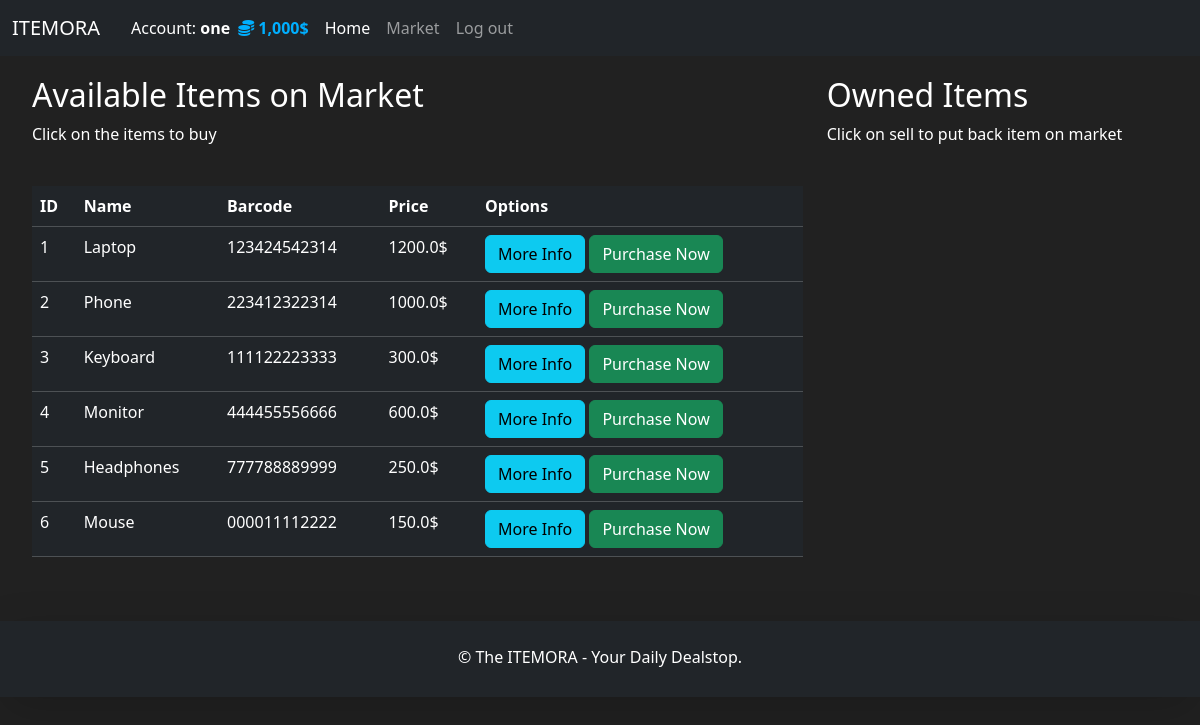
Page /market (signed in) on the committed database.
### shop/models.py (models this page shows, shortened)
class User(db.Model, UserMixin):
    __tablename__ = 'users'
    id = db.Column(db.Integer, primary_key=True)
    username = db.Column(db.String(20), unique=True, nullable=False, index=True)
    email_address = db.Column(db.String(120), unique=True, nullable=False, index=True)
    password_hash = db.Column(db.String(60), nullable=False)
    budget = db.Column(db.Integer, nullable=False, default=1000)
    items = db.relationship('Item', backref='users', lazy=True)
    @property
    def prettier_budget(self):
        if len(str(self.budget)) >= 4:
            return f"{self.budget:,}$"
        return f"{self.budget}$"
    @property
    def password(self):
        raise AttributeError("Password is write-only.")

class Item(db.Model):
    __tablename__ = 'items'
    id = db.Column(db.Integer, primary_key=True)
    name = db.Column(db.String(32), nullable=False, unique=True)
    price = db.Column(db.Float, nullable=False)
    barcode = db.Column(db.String(12), nullable=False, unique=True)
    description = db.Column(db.Text, nullable=False, default='No description provided')
    owner = db.Column(db.Integer, db.ForeignKey('users.id'))

### shop/routes.py (the view, shortened to what this page needs)
@main.route('/market', methods=['GET', 'POST'])
@login_required
def market_page():
    purchase_form = PurchaseItemForm()
    selling_form = SellItemForm()
    items = Item.query.filter_by(owner=None).all()
    owned_items = Item.query.filter_by(owner=current_user.id).all()
    return render_template('market.html', items=items, purchase_form=purchase_form, owned_items=owned_items, selling_form=selling_form)

### shop/models.py (called while the page is built)
@login_manager.user_loader
def load_user(user_id):
    return User.query.get(int(user_id))

### shop/templates/market.html (shortened to what this page needs)
{% extends 'base.html'%}
{% block content %}
    <div class="row" style="margin-top: 20px; margin-left: 20px">
        <div class="col-8">
            <h2>Available Items on Market</h2>
            <p>Click on the items to buy</p>
            <br>
            <table class="table table-hover table-dark">
              <thead>
                <tr>
                  <th scope="col">ID</th>
                  <th scope="col">Name</th>
                  <th scope="col">Barcode</th>
                  <th scope="col">Price</th>
                  <th scope="col">Options</th>
                </tr>
              </thead>
              <tbody>
                {% for item in items %}
                    <tr>
                        <td>{{item.id}}</td>
                        <td>{{item.name}}</td>
                        <td>{{item.barcode}}</td>
                        <td>{{item.price}}$</td>
                        <td>
                            <button class="btn btn-outline btn-info" data-bs-toggle="modal" data-bs-target="#item-info-{{item.id}}">More Info</button>
                            <button class="btn btn-outline btn-success" data-bs-toggle="modal" data-bs-target="#purchase-info-{{item.id}}">Purchase Now</button>
                        </td>
                    </tr>
                {% endfor %}
              </tbody>
            </table>
        </div>
        <div class="col-4">
            <h2>Owned Items</h2>
            <p>Click on sell to put back item on market</p>
            <br>
        </div>
    </div>
{% endblock %}

### shop/templates/base.html (shortened to what this page needs)
<!doctype html>
<html lang="en">
  <head>
    <link href="https://cdn.jsdelivr.net/npm/bootstrap@5.3.5/dist/css/bootstrap.min.css" rel="stylesheet">
    <link rel="stylesheet" href="https://cdnjs.cloudflare.com/ajax/libs/font-awesome/6.5.0/css/all.min.css" />
  </head>
  <body>
    <nav class="navbar navbar-expand-lg navbar-dark bg-dark">
      <div class="container-fluid d-flex align-items-center justify-content-between">
        <div class="d-flex align-items-center">
          <a class="navbar-brand me-3" href="{{url_for('main.home_page')}}">ITEMORA</a>
          {% if current_user.is_authenticated %}
            <span style="padding-left: 15px; color:white">Account: <strong>{{ current_user.username }}</strong></span>
          {% endif %}
        </div>
        <div class="collapse navbar-collapse" id="navbarSupportedContent">
          <ul class="navbar-nav me-auto mb-2 mb-lg-0">
            {% if current_user.is_authenticated %}
              <li class="nav-item">
                <a class="nav-link" style="color: #00afff; font-weight: bold;">
                  <i class="fa-solid fa-coins"></i> {{ current_user.prettier_budget }}
                </a>
              </li>
            {% endif %}
            <li class="nav-item">
              <a class="nav-link active" aria-current="page" href="{{url_for('main.home_page')}}">Home</a>
            </li>
            <li class="nav-item">
              <a class="nav-link" href="{{url_for('main.market_page')}}">Market</a>
            </li>
            {% if current_user.is_authenticated %}
            <li class="nav-item">
              <a class="nav-link" href="{{url_for('main.logout_page')}}">Log out</a>
            </li>
            {% endif %}
          </ul>
        </div>
      </div>
    </nav>
    {% block content%}
    {% endblock %}
    {% include 'includes/footer.html' %}
  </body>
</html>

### shop/templates/includes/footer.html
<footer class="bg-dark text-center text-white mt-5 p-4 shadow-lg">
    <div class="container">
      <p class="mb-1">© {{ current_year }} The ITEMORA - Your Daily Dealstop.</p>
    </div>
  </footer>

### shop/templates/base.html (style rules this page uses)
body { background-color: #212121; color : white; }

### rows in the picture
User: username "one", prettier_budget "1,000$"
Item: id "1", name "Laptop", barcode "123424542314", price "1200.0"
Item: id "2", name "Phone", barcode "223412322314", price "1000.0"
Item: id "3", name "Keyboard", barcode "111122223333", price "300.0"
Item: id "4", name "Monitor", barcode "444455556666", price "600.0"
Item: id "5", name "Headphones", barcode "777788889999", price "250.0"
Item: id "6", name "Mouse", barcode "000011112222", price "150.0"
